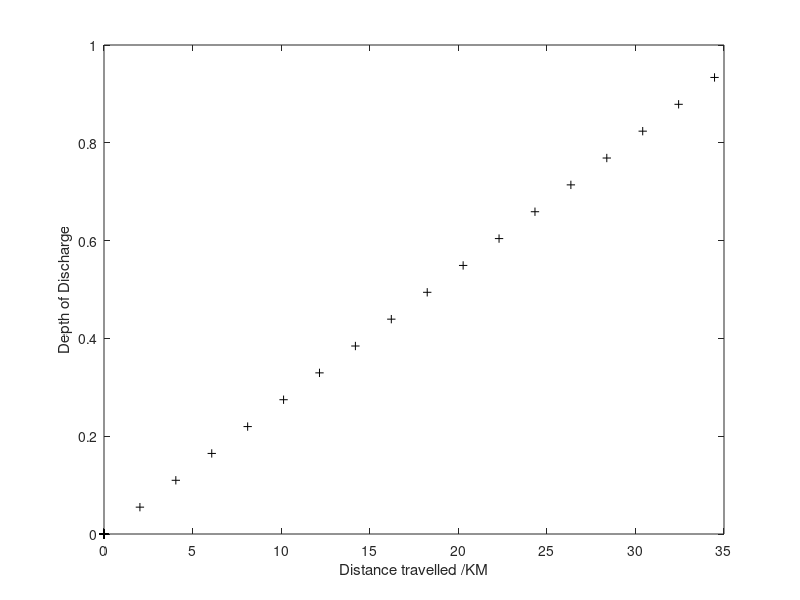

Source code (MATLAB):
function range()
  
  V = [0;3.5;7;10.6;14.1;17.6;21.5;25;25;25;25;25;25;25;25;25;25;25;25;25;25;25;25;25;25;25;25;25;25;25;25;25;25;25;25;25;25;25;25;25;25;25;25;
  25;25;25;25;25;25;25;25;25;25;25;25;25;25;25;25;25;25;25;25;25;25;25;25;25;25;25;25;25;25;25;25;25;25;25;25;25;25;25;25;25;25;25;25;25;25;25;
  25;25;25;25;25;25;25;25;25;25;25;25;25;25;25;25;25;25;25;25;25;25;25;25;25;25;25;25;25;25;25;25;25;25;25;25;25;25;25;25;25;25;25;25;25;25;25;
  25;25;25;25;25;25;25;25;25;25;25;25;25;25;25;25;25;25;25;25;25;25;25;25;25;25;25;25;25;25;25;25;25;25;25;25;25;25;25;25;25;25;25;25;25;25;25;
  25;25;25;25;25;25;25;25;25;25;25;25;25;25;25;25;25;25;25;25;25;25;25;25;25;25;25;25;25;25;25;25;25;25;25;25;25;25;25;25;25;25;25;25;25;25;25;
  25;25;25;25;25;25;25;25;25;25;25;25;25;25;25;25;25;25;25;25;25;25;25;25;25;25;25;25;25;25;25;25;25;25;25;25;25;25;25;25;25;25;25;25;25;25;25;
  25;25;25;25;25;25;25;25;25;25;25;25;25;25;25;21.6;17.6;14;10.6;7;3.5;0];
  
  N = length(V);
  
  % Assume
  printf('Total Time %d Second of Datasets \n\n',N)
  printf('velocity in KM/hr \n\n')
  V'
  
  % now velocity in km/hr , so convert into m/sec(divide by 3.6) 
  printf('length of velocity  %d \n\n',N)
  
  
  V = V./3.6;
  printf('velocity in m/sec \n\n' )
  V'
  
  %printf('\n\n');
  
  % initialize vechile values
  
  vech_mass = 25 ; % vechile_mass in kg
  passengers_mass = 75 ; % total_passengers_mass in  kg
  m = 100;  % total_mass_of_body in kg
  g = 9.81 ; % acceleration_of_gravity in m/sec^2
  A = 0.4 ; % frontal_area in m^2
  Cd = 0.7 ; % Drag_Coefficient
  Gratio = 1/2; % Gearing ratio = G/r
  G_eff = 0.90 ; % Transmission efficiency    
  Regen_ratio  = 0.90 ; % This sets the proportion of braking that is done regeneratively using the motor
  mu_rr = 0.0063 ; % rolling resistance coefficient
  rho = 1.125 ; % density _of_air kg/m^3
  psi = 0; % Angle_of_hill_climb in degree
  r = 0.25 ; % Radius_of_metre in m
  I  = 0.45 ; % Moment_of_inertia_rotor_of_motorin Kg.m^2
  dT = 1; % DeltaT(change in time)
  
  bat_type = "li-ion" ; % Lithium_ion_battery
  NoCells = 40 ; % 10 of 4 cell (36v) Battery
  Capacity = 9.6 ; % 9.6 Ah batteries . This is assumed to be the 10 hour rate capacity
  k = 1.09 ; % peukert coefficient
  Pac = 50 ; % Average power of accessories
  E = 36; %volt
  
  % constants for motor efficiency
  %Kc = 0.3 ; % For copper losses coefficient
  %Ki = 0.01 ; % For iron losses coefficient
  %Kw = 0.000005 ; % For windage losses coefficient
  %ConL = 600 ; % For constant electronics losses
  
  Kc = 1.05; % For copper losses coefficient
  Ki = 0.1; % For iron losses coefficient
  Kw = 0.00001 ; % For windage losses coefficient
  ConL = 20; % For constant electronics losses
  
  % some constants which are calculated
  Rin = (0.022/Capacity)*NoCells;
  Rin = Rin + 0.05; % add a little internal resistance to allow for connecting cables
  PeuCap = ((Capacity/10)^k) *10;
  %PeuCap = 1;
  
  % Set up the arrays for storing data for battery ,and distance travelld. ALL set to zero at start.
  % These first arrays are for storing the value at the end of each cycle.
  % Intially, assume that no more than 100 of any cycle is completed.(if there is any error then adjust these values).
  DoD_end = zeros(1,100);
  CR_end = zeros(1,100);
  D_end = zeros(1,100);
  
  DoD = zeros(1,N); % depth of Discharge
  CR = zeros(1,N);  % charge removed from the battery ,Peukert Corrected
  D = zeros(1,N);  % Record of distance travelled in km
  
 CY = 1; % CY control the outer loop, counts the number of cycles completed . we want to keep cycling till the battery is flat.
 % This we define as being more than 90% discharged. this is DoD_end > 0.9
 % use the variable XX to monitor the discharge, and to stop the loop going too far.
         
  DD = 0 ; % initially zero  
  
  while DD < 0.9
    %Beginning of cycle!
    %printf('Cycle number is %d \n', CY )
    for C = 2:N
       accel = (V(C)-V(C-1))/dT;
       %printf(" C value is %d and acceleration is %f \n",C,accel);
    
       Frr = mu_rr * m * g;
       Fad = (1/2) * rho * A * Cd * (V(C)^2);
       psi_radians = psi * (pi/180);
       Fhc = m * g * sin(psi_radians);
       Fla = m*accel;
       %Fla = 0;
       Fwa = I *(1/G_eff)*((Gratio)^2)*accel;
    
       Fte = (Frr + Fad + Fhc + Fla + Fwa);
    
       %printf(" C value is %d and tractive effort is %f \n",C,Fte);
    
       Pte = Fte * V(C);  % energy required to move the vechile for each sec
       %printf(" C value is %d and power of tractive effort is %f \n",C,Pte);
    
       omega = Gratio * V(C); % omega is a motor angular speed in rad/sec
       %printf(" C value is %d and angular speed is %f \n",C,omega);
    
       if omega ==0 % stationary
           Pte = 0;
           Pmot_in = 0; % NO Power in motor
           Torque = 0;
           eff_mot = 0.5 ; % Dummy Value, to make sure not zeros
       elseif omega > 0; % moving
           if Pte < 0
               Pte = Regen_ratio * Pte; % Reduce the power if braking , as not all will be by the motor
            end;
        
          % calculate the output power of motor , Which is different from that at the wheels , because of transmissions losses.
          if Pte >= 0
            Pmot_out = Pte / G_eff; % motor power > shaft power
          elseif Pte < 0;
            Pmot_out = Pte * G_eff; % motor power diminished if engine braking
          end;
       
        
            Torque = Pmot_out / omega; % Basic equation  P = T * omega;
            %printf(" C value is %d and Torque is %f \n",C,Torque);
         
         
           if Torque >=0
              eff_mot = ((Torque*omega)/((Torque*omega)+ (Kc*(Torque^2)) + (Ki*omega) +(Kw*(omega^3)) + ConL));
           elseif Torque <0
             eff_mot = ((-Torque*omega)/((-Torque*omega)+ (Kc*(Torque^2)) + (Ki*omega) +(Kw*(omega^3)) + ConL));
           end;
          
            %printf(" C value is %d and motor efficiency is %f \n",C,eff_mot);
            %printf(" C value is %d and motor output is %f \n",C,Pmot_out);
            eff_mot = 0.80; %usually 15%
         
           if Pmot_out > 0
              Pmot_in = Pmot_out / eff_mot;
           elseif Pmot_out < 0
            Pmot_in = Pmot_out * eff_mot;
          end;
        end;
        
        %printf(" C value is %d and Pmot_in is %f \n",C,Pmot_in);
        Pbat = Pmot_in + Pac;
        %printf(" C value is %d and Pbat is %f \n",C,Pbat);
        
        %E = Open_Circuit_voltage(0, NoCells);
        
        if Pbat > 0
          I = (E - ((E*E) - (4*Rin*Pbat))^0.5)/(2*Rin);
          CR(C) = CR(C-1) + (((dT)*(I^k))/3600);
        elseif Pbat == 0
          I = 0;
        elseif Pbat<0
          % Regenerative Braking double the internal resistance
          Pbat = -1 * Pbat;
          I = (-E + ((E*E) + (4*Rin*Pbat))^0.5)/(2*Rin);
          CR(C) = CR(C-1) - (((dT)*(I))/3600);
        end;
        
        %printf(" C value is %d and I is %f \n",C, I);
        %printf(" C value is %d and CR is %f \n",C, CR(C));
        DoD(C) = CR(C)/PeuCap;
        %printf(" C value is %d and DoD is %f \n",C, DoD);
        
        if DoD(C)>1
          DoD(C) = 1;
        end;
        
        % Since we are taking one second time intervals , the distance traveled in metres is the same as velocity . Divide by 1000 for km.
        D(C) = D(C-1) + (V(C)/1000);
        %D(C) = D(C-1) + (V(C)*3.6);
        XDATA(C) = C;
        YDATA(C) = eff_mot;
    end;
    
     % one complete cycle done 
     % Now update the end of cycle values.
     DoD_end(CY) = DoD(N);
     CR_end(CY) = CR(N);
     D_end(CY) = D(N);
     
     % Now reset the values of these "inner" arrays ready for the next cycle.
     % They should start where they left off
     
     DoD(1) = DoD(N);
     CR(1) = CR(N);
     D(1) = D(N);
     DD = DoD_end(CY); % Update state of discharge.
     %printf('depth of discharge %d in CY is %d \n',DD,CY);
     
     % End of cycle!
     CY = CY + 1;
   end;
  printf('End of Depth of Discharge is %f\n',DD) 
  printf('Total Cycle Number is %d \n', CY )
  Range = D(N)*0.9/DoD(N);
  printf("Range is %d KMs\n", Range);
  
  %figure();
  %plot(XDATA, YDATA,'k+');
  %ylabel('Efficieny of motor');
  %xlabel('Cycle_number');
  
  figure();
  plot(D_end, DoD_end, 'k+');
  
  ylabel('Depth of Discharge');
  xlabel('Distance travelled /KM');
  %axis([0,10,0,1])
end

  
   
                   
